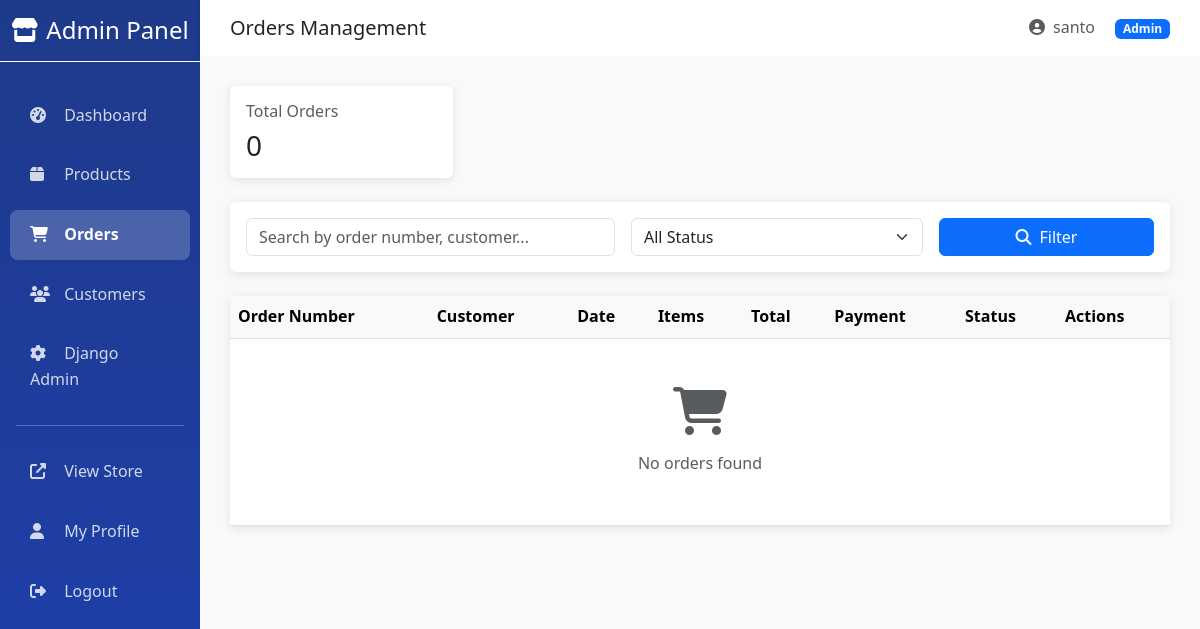
Page /dashboard/orders/?page=2 (signed in) on the earlier database version.
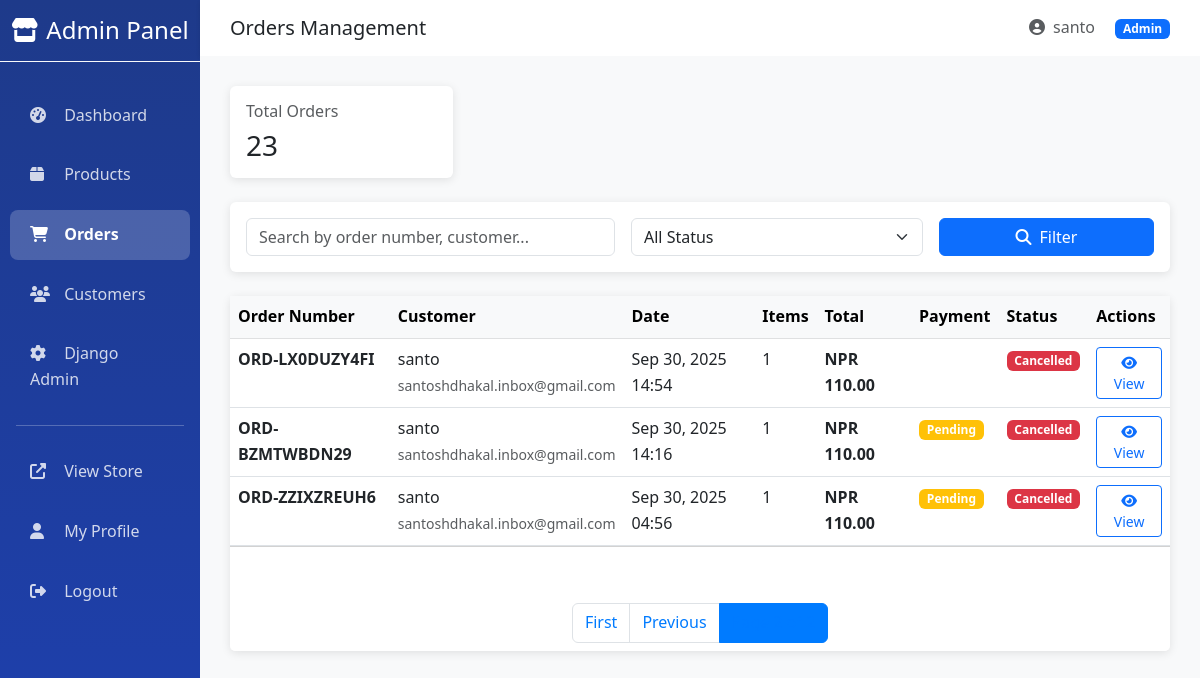
Same page on the later database version.
### orders/models.py (models this page shows, shortened)
class Order(models.Model):
    ORDER_STATUS_CHOICES = [
        ('pending', 'Pending'),
        ('processing', 'Processing'),
        ('shipped', 'Shipped'),
        ('delivered', 'Delivered'),
        ('cancelled', 'Cancelled'),
        ('refunded', 'Refunded'),
    ]
    PAYMENT_STATUS_CHOICES = [
        ('pending', 'Pending'),
        ('completed', 'Completed'),
        ('failed', 'Failed'),
        ('refunded', 'Refunded'),
    ]
    PAYMENT_METHOD_CHOICES = [
        ('cod', 'Cash on Delivery'),
        ('esewa', 'eSewa'),
    ]
    order_number = models.CharField(max_length=50, unique=True, editable=False)
    user = models.ForeignKey(User, on_delete=models.CASCADE, related_name='orders')
    status = models.CharField(max_length=20, choices=ORDER_STATUS_CHOICES, default='pending')
    payment_status = models.CharField(max_length=20, choices=PAYMENT_STATUS_CHOICES, default='pending')
    payment_method = models.CharField(max_length=20, choices=PAYMENT_METHOD_CHOICES, default='cod')  # Add this field
    shipping_full_name = models.CharField(max_length=200)
    shipping_email = models.EmailField()
    shipping_phone = models.CharField(max_length=20)
    shipping_address_line1 = models.CharField(max_length=255)
    shipping_address_line2 = models.CharField(max_length=255, blank=True)
    shipping_city = models.CharField(max_length=100)
    shipping_state = models.CharField(max_length=100)
    shipping_postal_code = models.CharField(max_length=20)
    shipping_country = models.CharField(max_length=100)
    subtotal = models.DecimalField(max_digits=10, decimal_places=2)
    tax_amount = models.DecimalField(max_digits=10, decimal_places=2)
    shipping_cost = models.DecimalField(max_digits=10, decimal_places=2, default=Decimal('0.00'))
    total_amount = models.DecimalField(max_digits=10, decimal_places=2)
    order_notes = models.TextField(blank=True)
    created_at = models.DateTimeField(auto_now_add=True)
    updated_at = models.DateTimeField(auto_now=True)
    class Meta:
        ordering = ['-created_at']
        indexes = [
            models.Index(fields=['-created_at']),
            models.Index(fields=['order_number']),
            models.Index(fields=['user', '-created_at']),
        ]
    @property
    def total_items(self):
        return sum(item.quantity for item in self.items.all())

class OrderItem(models.Model):
    order = models.ForeignKey(Order, on_delete=models.CASCADE, related_name='items')
    product = models.ForeignKey(Product, on_delete=models.PROTECT)
    product_name = models.CharField(max_length=200)
    product_sku = models.CharField(max_length=50)
    product_price = models.DecimalField(max_digits=10, decimal_places=2)
    quantity = models.PositiveIntegerField(default=1)
    created_at = models.DateTimeField(auto_now_add=True)
    class Meta:
        ordering = ['id']

### dashboard/views.py (the view)
# urls.py: path('orders/', views.order_list, name='order_list'),
@staff_member_required
def order_list(request):
    orders = Order.objects.select_related('user').order_by('-created_at')
    status = request.GET.get('status', '')
    if status:
        orders = orders.filter(status=status)
    search_query = request.GET.get('search', '')
    if search_query:
        orders = orders.filter(
            Q(order_number__icontains=search_query) |
            Q(user__username__icontains=search_query) |
            Q(shipping_email__icontains=search_query)
        )
    paginator = Paginator(orders, 20)
    page_number = request.GET.get('page')
    page_obj = paginator.get_page(page_number)
    return render(request, 'dashboard/orders/list.html', {'orders': page_obj, 'search_query': search_query, 'status_filter': status})

### templates/dashboard/orders/list.html (shortened to what this page needs)
{% extends 'dashboard/base.html' %}
{% block page_title %}Orders Management{% endblock %}
{% block content %}
<div class="row g-3 mb-4">
    <div class="col-md-3">
        <div class="card">
            <div class="card-body">
                <h6 class="text-muted mb-2">Total Orders</h6>
                <h3 class="mb-0">{{ orders.paginator.count }}</h3>
            </div>
        </div>
    </div>
</div>
<div class="card mb-4">
    <div class="card-body">
        <form method="GET" class="row g-3">
            <div class="col-md-5">
                <input type="text"
                       name="search"
                       class="form-control"
                       placeholder="Search by order number, customer..."
                       value="{{ search_query }}">
            </div>
            <div class="col-md-4">
                <select name="status" class="form-select">
                    <option value="">All Status</option>
                </select>
            </div>
            <div class="col-md-3">
                <button type="submit" class="btn btn-primary w-100">
                    <i class="fas fa-search me-2"></i>Filter
                </button>
            </div>
        </form>
    </div>
</div>
<div class="card">
    <div class="card-body p-0">
        <div class="table-responsive">
            <table class="table table-hover mb-0">
                <thead class="table-light">
                    <tr>
                        <th>Order Number</th>
                        <th>Customer</th>
                        <th>Date</th>
                        <th>Items</th>
                        <th>Total</th>
                        <th>Payment</th>
                        <th>Status</th>
                        <th>Actions</th>
                    </tr>
                </thead>
                <tbody>
                    {% for order in orders %}
                        <tr>
                            <td><strong>{{ order.order_number }}</strong></td>
                            <td>
                                {{ order.user.get_full_name|default:order.user.username }}<br>
                                <small class="text-muted">{{ order.shipping_email }}</small>
                            </td>
                            <td>{{ order.created_at|date:"M d, Y H:i" }}</td>
                            <td>{{ order.total_items }}</td>
                            <td><strong>NPR {{ order.total_amount }}</strong></td>
                            <td>
                                {% if order.payment_status == 'completed' %}
                                    <span class="badge bg-success">Paid</span>
                                {% elif order.payment_status == 'pending' %}
                                    <span class="badge bg-warning">Pending</span>
                                {% elif order.payment_status == 'failed' %}
                                    <span class="badge bg-danger">Failed</span>
                                {% endif %}
                            </td>
                            <td>
                                {% if order.status == 'pending' %}
                                    <span class="badge bg-warning">Pending</span>
                                {% elif order.status == 'processing' %}
                                    <span class="badge bg-info">Processing</span>
                                {% elif order.status == 'shipped' %}
                                    <span class="badge bg-primary">Shipped</span>
                                {% elif order.status == 'delivered' %}
                                    <span class="badge bg-success">Delivered</span>
                                {% elif order.status == 'cancelled' %}
                                    <span class="badge bg-danger">Cancelled</span>
                                {% endif %}
                            </td>
                            <td>
                                <a href="{% url 'dashboard:order_detail' order.order_number %}"
                                   class="btn btn-sm btn-outline-primary">
                                    <i class="fas fa-eye"></i> View
                                </a>
                            </td>
                        </tr>
                    {% empty %}
                        <tr>
                            <td colspan="8" class="text-center text-muted py-5">
                                <i class="fas fa-shopping-cart fa-3x mb-3 d-block"></i>
                                No orders found
                            </td>
                        </tr>
                    {% endfor %}
                </tbody>
            </table>
        </div>
    </div>
    {% if orders.has_other_pages %}
        <div class="card-footer bg-white">
            <nav aria-label="Orders pagination">
                <ul class="pagination justify-content-center mb-0">
                    {% if orders.has_previous %}
                        <li class="page-item">
                            <a class="page-link" href="?page=1">First</a>
                        </li>
                        <li class="page-item">
                            <a class="page-link" href="?page={{ orders.previous_page_number }}">Previous</a>
                        </li>
                    {% endif %}
                    <li class="page-item active">
                        <span class="page-link">Page {{ orders.number }} of {{ orders.paginator.num_pages }}</span>
                    </li>
                </ul>
            </nav>
        </div>
    {% endif %}
</div>
{% endblock %}

### templates/dashboard/base.html (shortened to what this page needs)
<!DOCTYPE html>
<html lang="en">
<head>
    <link href="https://cdnjs.cloudflare.com/ajax/libs/bootstrap/5.3.0/css/bootstrap.min.css" rel="stylesheet">
    <link href="https://cdnjs.cloudflare.com/ajax/libs/font-awesome/6.4.0/css/all.min.css" rel="stylesheet">
    {% load static %}
    <link rel="stylesheet" href="{% static 'css/style.css' %}">
</head>
<body>
    <div class="container-fluid">
        <div class="row">
            <nav class="col-md-3 col-lg-2 d-md-block sidebar p-0">
                <div class="position-sticky pt-3">
                    <div class="text-center mb-4 pb-3 border-bottom border-light">
                        <h4 class="text-white mb-0">
                            <i class="fas fa-store me-2"></i>Admin Panel
                        </h4>
                    </div>
                    <ul class="nav flex-column">
                        <li class="nav-item">
                            <a class="nav-link {% if request.resolver_match.url_name == 'home' %}active{% endif %}"
                               href="{% url 'dashboard:home' %}">
                                <i class="fas fa-tachometer-alt"></i> Dashboard
                            </a>
                        </li>
                        <li class="nav-item">
                            <a class="nav-link {% if 'product' in request.resolver_match.url_name %}active{% endif %}"
                               href="{% url 'dashboard:product_list' %}">
                                <i class="fas fa-box"></i> Products
                            </a>
                        </li>
                        <li class="nav-item">
                            <a class="nav-link {% if 'order' in request.resolver_match.url_name %}active{% endif %}"
                               href="{% url 'dashboard:order_list' %}">
                                <i class="fas fa-shopping-cart"></i> Orders
                            </a>
                        </li>
                        <li class="nav-item">
                            <a class="nav-link {% if 'user' in request.resolver_match.url_name %}active{% endif %}"
                               href="{% url 'dashboard:user_list' %}">
                                <i class="fas fa-users"></i> Customers
                            </a>
                        </li>
                        <li class="nav-item">
                            <a class="nav-link" href="/admin/">
                                <i class="fas fa-cog"></i> Django Admin
                            </a>
                        </li>
                        <hr class="text-light mx-3">
                        <li class="nav-item">
                            <a class="nav-link" href="{% url 'products:product_list' %}" target="_blank">
                                <i class="fas fa-external-link-alt"></i> View Store
                            </a>
                        </li>
                        <li class="nav-item">
                            <a class="nav-link" href="{% url 'users:profile' %}">
                                <i class="fas fa-user"></i> My Profile
                            </a>
                        </li>
                        <li class="nav-item">
                            <form method="post" action="{% url 'users:logout' %}" class="m-0">
                                <button type="submit" class="nav-link text-start w-100 border-0 bg-transparent">
                                    <i class="fas fa-sign-out-alt"></i> Logout
                                </button>
                            </form>
                        </li>
                    </ul>
                </div>
            </nav>
            <main class="col-md-9 ms-sm-auto col-lg-10 px-0">
                <div class="dashboard-header">
                    <div class="d-flex justify-content-between align-items-center">
                        <h5 class="mb-0">{% block page_title %}Dashboard{% endblock %}</h5>
                        <div>
                            <span class="text-muted me-3">
                                <i class="fas fa-user-circle me-2"></i>{{ user.username }}
                            </span>
                            <span class="badge bg-primary">{{ user.get_full_name|default:"Admin" }}</span>
                        </div>
                    </div>
                </div>
                <div class="content-wrapper">
                    {% block content %}{% endblock %}
                </div>
            </main>
        </div>
    </div>
</body>
</html>

Differences in the rows shown:
added Order: order_number "ORD-LX0DUZY4FI", user.get_full_name "santo", shipping_email "santoshdhakal.inbox@gmail.com", created_at "Sep 30, 2025 14:54", total_items "1", total_amount "110.00", status "Cancelled"
added Order: order_number "ORD-BZMTWBDN29", user.get_full_name "santo", shipping_email "santoshdhakal.inbox@gmail.com", created_at "Sep 30, 2025 14:16", total_items "1", total_amount "110.00", payment_status "Pending", status "Cancelled"
added Order: order_number "ORD-ZZIXZREUH6", user.get_full_name "santo", shipping_email "santoshdhakal.inbox@gmail.com", created_at "Sep 30, 2025 04:56", total_items "1", total_amount "110.00", payment_status "Pending", status "Cancelled"
Other differences:
{{ orders.paginator.count }}: "0" → "23"
text no longer shown: "No orders found"
text now shown: "First Previous"
